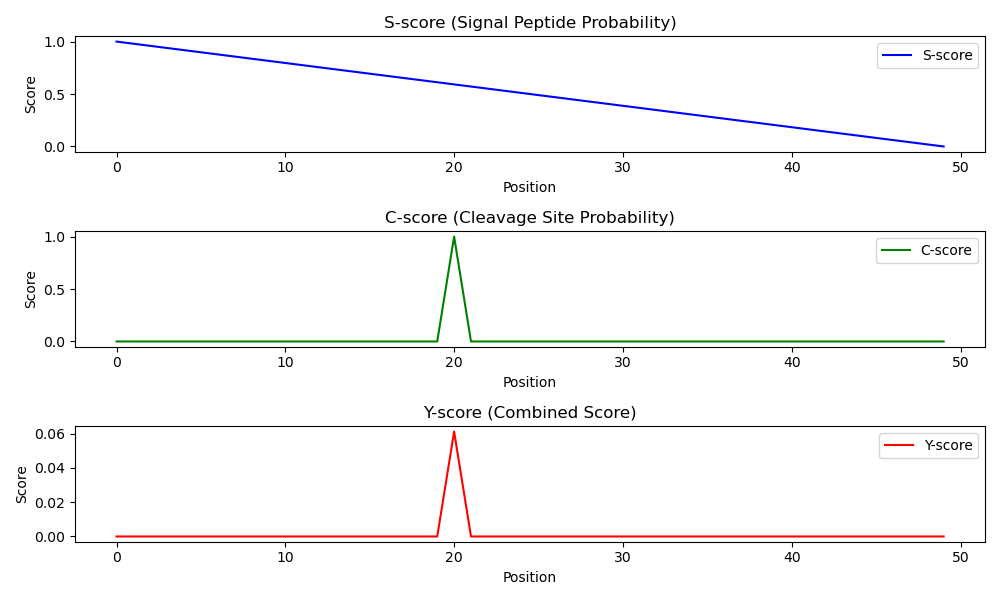

Generate this figure with Python:
import numpy as np
import matplotlib.pyplot as plt

def generate_synthetic_sequence(length, signal_peptide_length, cleavage_site_position):
    sequence = np.random.choice(list('ACDEFGHIKLMNPQRSTVWY'),length)
    signal_peptide = sequence[:signal_peptide_length]
    mature_protein = sequence[signal_peptide_length:]

    labels = np.zeros(length)
    labels[:signal_peptide_length] = 1

    return sequence,labels, cleavage_site_position

seq_length = 50
signal_peptide_length = 20
cleavage_site_position = 20

sequence, labels, cleavage_site_position = generate_synthetic_sequence(seq_length, signal_peptide_length,cleavage_site_position)

print(f"Sequence: {''.join(sequence)}")
print(f"Labels: {labels}")

def calculate_s_score(sequence):
    return np.linspace(1,0,len(sequence))

def calculate_c_score(sequence,cleavage_site_position):
    scores = np.zeros(len(sequence))
    scores[cleavage_site_position] = 1.0
    return scores

s_scores = calculate_s_score(sequence)
c_scores = calculate_c_score(sequence, cleavage_site_position)
print(f"s_score: {s_scores}")
print(f"c_score: {c_scores}")

def calculate_y_score(c_scores,s_scores, d=2):
    delta_s_scores = np.zeros_like(s_scores)
    for i in range(d, len(s_scores) - d):
        delta_s_scores[i] = np.mean(s_scores[i-d:i]) - np.mean(s_scores[i+1:i+1+d])
    
    y_scores = c_scores * delta_s_scores
    return y_scores

y_scores = calculate_y_score(c_scores, s_scores)
print(f"y_score: {y_scores}")

plt.figure(figsize=(10,6))
plt.subplot(3, 1, 1)
plt.plot(s_scores, label='S-score', color='blue')
plt.title('S-score (Signal Peptide Probability)')
plt.ylabel('Score')
plt.xlabel('Position')
plt.legend()

plt.subplot(3, 1, 2)
plt.plot(c_scores, label='C-score', color='green')
plt.title('C-score (Cleavage Site Probability)')
plt.ylabel('Score')
plt.xlabel('Position')
plt.legend()

plt.subplot(3, 1, 3)
plt.plot(y_scores, label='Y-score', color='red')
plt.title('Y-score (Combined Score)')
plt.ylabel('Score')
plt.xlabel('Position')
plt.legend()

plt.tight_layout()
plt.savefig('signalIP.png')
plt.show()